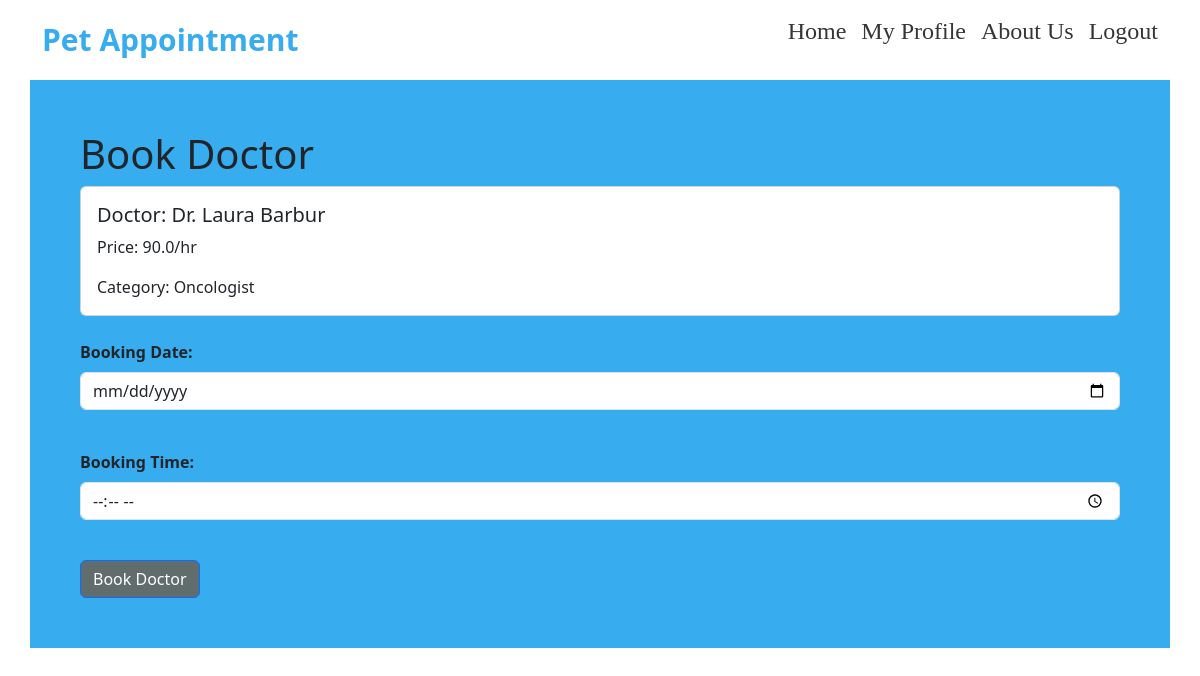
The page /book_doctor/4/ (signed in) on the database its author committed.
### shop/models.py (models this page shows, shortened)
class Products(models.Model):
    title = models.CharField(max_length=100)
    price = models.FloatField()
    discount = models.FloatField()
    category = models.CharField(max_length=100)
    description = models.TextField()
    image = models.CharField(max_length=300)
    available_date = models.DateField( blank=True, null=True)
    available_time = models.TimeField( blank=True, null=True)

### shop/views.py (the view, shortened to what this page needs)
# urls.py: path('book_doctor/<int:product_id>/', views.book_doctor, name='book_doctor'),
@login_required
def book_doctor(request, product_id):
    product = Products.objects.get(pk=product_id)
    return render(request, 'shop/bookdoctor.html', {'product': product})

### shop/templates/shop/bookdoctor.html (shortened to what this page needs)
{% extends "shop/base.html" %}
    {% block content %}
    <div class="container mt-8">
        <div class="row">
            <div class="col" style="background-color: #37acef; padding: 50px;">
                <h1>Book Doctor</h1>
                <div class="card">
                    <div class="card-body">
                        <h5 class="card-title">Doctor: {{product.title}}</h5>
                        <p class="card-text">Price: {{product.price}}/hr</p>
                        <p class="card-text">Category: {{product.category}}</p>
                    </div>
                </div>
                <br><form method="post">
                    <div class="mb-3">
                        <label for="booking_date" class="form-label" style="font-weight:bold;;">Booking Date:</label>
                        <input type="date" class="form-control" id="booking_date" name="booking_date" required>
                    </div><br>
                    <div class="mb-3">
                        <label for="booking_time" class="form-label" style="font-weight:bold;">Booking Time:</label>
                        <input type="time" class="form-control" id="booking_time" name="booking_time" required>
                    </div><br>
                    <button type="submit" class="btn btn-primary" style="background-color: #616d6c;" >Book Doctor</button>
                </form>
            </div>
        </div>
    </div>
    {% endblock %}

### rows shown on the page
Products: title "Dr. Laura Barbur", price "90.0", category "Oncologist"
